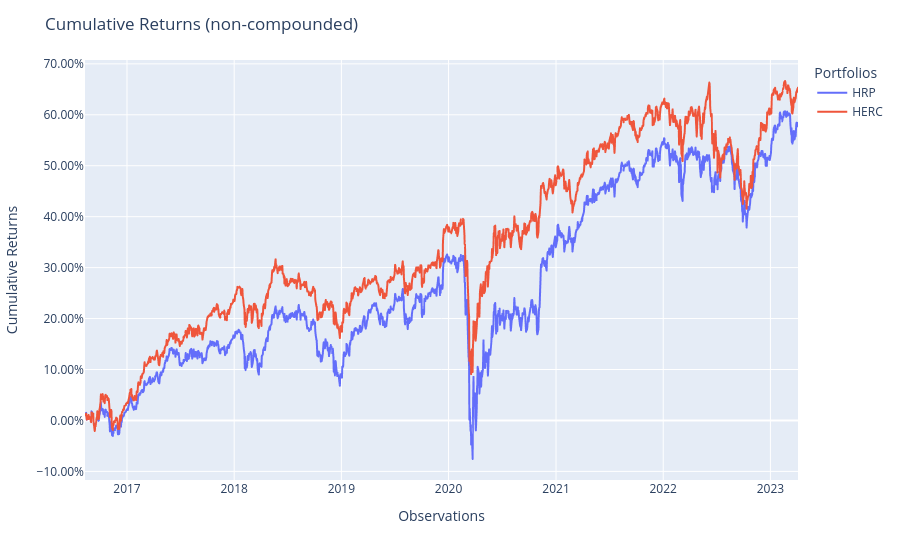

Notebook cell for this chart:
### Code cell
population.plot_cumulative_returns()

### Figure 1 — Plotly figure (JSON) as saved in the notebook; plotly's stock layout.template omitted (floating-point values rounded to 4 significant figures; data arrays with more than 128 entries replaced by an {"elided": "..."} marker saying what was removed)
{"data": [{"hovertemplate": "variable=HRP<br>index=%{x}<br>value=%{y}<extra></extra>", "legendgroup": "HRP", "line": {"color": "#636efa", "dash": "solid"}, "marker": {"symbol": "circle"}, "mode": "lines", "name": "HRP", "showlegend": true, "type": "scattergl", "x": {"elided": "1680 str values"}, "xaxis": "x", "y": {"elided": "1680 float values"}, "yaxis": "y"}, {"hovertemplate": "variable=HERC<br>index=%{x}<br>value=%{y}<extra></extra>", "legendgroup": "HERC", "line": {"color": "#EF553B", "dash": "solid"}, "marker": {"symbol": "circle"}, "mode": "lines", "name": "HERC", "showlegend": true, "type": "scattergl", "x": {"elided": "1680 str values"}, "xaxis": "x", "y": {"elided": "1680 float values"}, "yaxis": "y"}], "layout": {"legend": {"title": {"text": "Portfolios"}, "tracegroupgap": 0}, "margin": {"t": 60}, "title": {"text": "Cumulative Returns (non-compounded)"}, "xaxis": {"anchor": "y", "domain": [0, 1], "title": {"text": "Observations"}}, "yaxis": {"anchor": "x", "domain": [0, 1], "tickformat": ".2%", "title": {"text": "Cumulative Returns"}}}}
